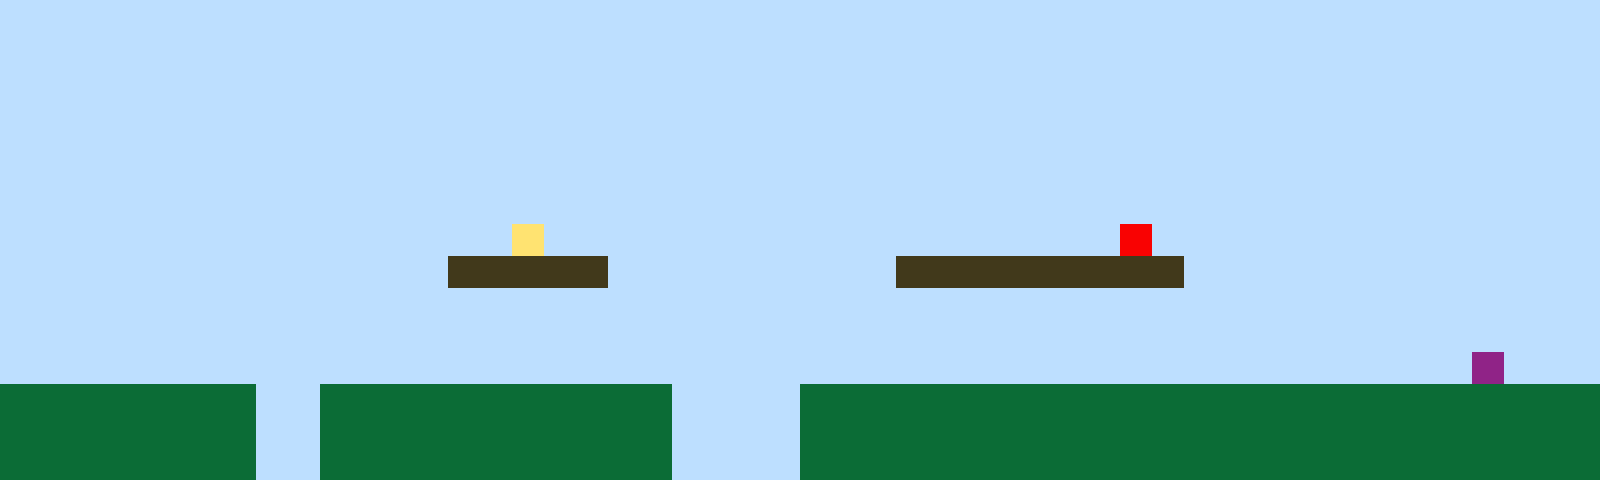

A 2D game scene composited from a Tiled map and its tileset images. What follows is a short description and the map's XML, with every tile layer's data as written:
An orthogonal 50x15 tile map with 32x32 px tiles, 1 tile layer (Tile Layer 1).

<map version="1.10" tiledversion="1.11.2" orientation="orthogonal" renderorder="right-up" width="50" height="15" tilewidth="32" tileheight="32" infinite="0" nextlayerid="2" nextobjectid="1"><editorsettings><export target="map1.csv" format="csv" /></editorsettings><tileset firstgid="1" name="sprites" tilewidth="32" tileheight="32" tilecount="6" columns="3"><image source="sprites.png" width="96" height="64" /></tileset><layer id="1" name="Tile Layer 1" width="50" height="15"><data encoding="csv">1,1,1,1,1,1,1,1,1,1,1,1,1,1,1,1,1,1,1,1,1,1,1,1,1,1,1,1,1,1,1,1,1,1,1,1,1,1,1,1,1,1,1,1,1,1,1,1,1,1,1,1,1,1,1,1,1,1,1,1,1,1,1,1,1,1,1,1,1,1,1,1,1,1,1,1,1,1,1,1,1,1,1,1,1,1,1,1,1,1,1,1,1,1,1,1,1,1,1,1,1,1,1,1,1,1,1,1,1,1,1,1,1,1,1,1,1,1,1,1,1,1,1,1,1,1,1,1,1,1,1,1,1,1,1,1,1,1,1,1,1,1,1,1,1,1,1,1,1,1,1,1,1,1,1,1,1,1,1,1,1,1,1,1,1,1,1,1,1,1,1,1,1,1,1,1,1,1,1,1,1,1,1,1,1,1,1,1,1,1,1,1,1,1,1,1,1,1,1,1,1,1,1,1,1,1,1,1,1,1,1,1,1,1,1,1,1,1,1,1,1,1,1,1,1,1,1,1,1,1,1,1,1,1,1,1,1,1,1,1,1,1,1,1,1,1,1,1,1,1,1,1,1,1,1,1,1,1,1,1,1,1,1,1,1,1,1,1,1,1,1,1,1,1,1,1,1,1,1,1,1,1,1,1,1,1,1,1,1,1,1,1,1,1,1,1,1,1,1,1,1,1,1,1,1,1,1,1,1,1,1,1,1,1,1,1,1,1,1,1,1,1,1,1,1,1,1,1,1,1,1,1,1,1,1,1,1,1,1,1,1,1,1,1,1,1,1,1,1,1,1,1,1,1,1,1,1,1,1,1,1,1,1,1,1,1,4,1,1,1,1,1,1,1,1,1,1,1,1,1,1,1,1,1,1,5,1,1,1,1,1,1,1,1,1,1,1,1,1,1,1,1,1,1,1,1,1,1,1,1,1,1,1,1,3,3,3,3,3,1,1,1,1,1,1,1,1,1,3,3,3,3,3,3,3,3,3,1,1,1,1,1,1,1,1,1,1,1,1,1,1,1,1,1,1,1,1,1,1,1,1,1,1,1,1,1,1,1,1,1,1,1,1,1,1,1,1,1,1,1,1,1,1,1,1,1,1,1,1,1,1,1,1,1,1,1,1,1,1,1,1,1,1,1,1,1,1,1,1,1,1,1,1,1,1,1,1,1,1,1,1,1,1,1,1,1,1,1,1,1,1,1,1,1,1,1,1,1,1,1,1,1,1,1,1,1,1,1,1,1,1,1,1,1,1,1,1,1,1,1,1,1,1,1,1,1,1,1,1,1,1,1,1,1,1,1,1,1,1,1,1,1,1,1,1,1,1,1,1,1,1,1,1,1,1,1,6,1,1,1,2,2,2,2,2,2,2,2,1,1,2,2,2,2,2,2,2,2,2,2,2,1,1,1,1,2,2,2,2,2,2,2,2,2,2,2,2,2,2,2,2,2,2,2,2,2,2,2,2,2,2,2,2,2,2,2,2,2,1,1,2,2,2,2,2,2,2,2,2,2,2,1,1,1,1,2,2,2,2,2,2,2,2,2,2,2,2,2,2,2,2,2,2,2,2,2,2,2,2,2,2,2,2,2,2,2,2,2,1,1,2,2,2,2,2,2,2,2,2,2,2,1,1,1,1,2,2,2,2,2,2,2,2,2,2,2,2,2,2,2,2,2,2,2,2,2,2,2,2,2</data></layer></map>
